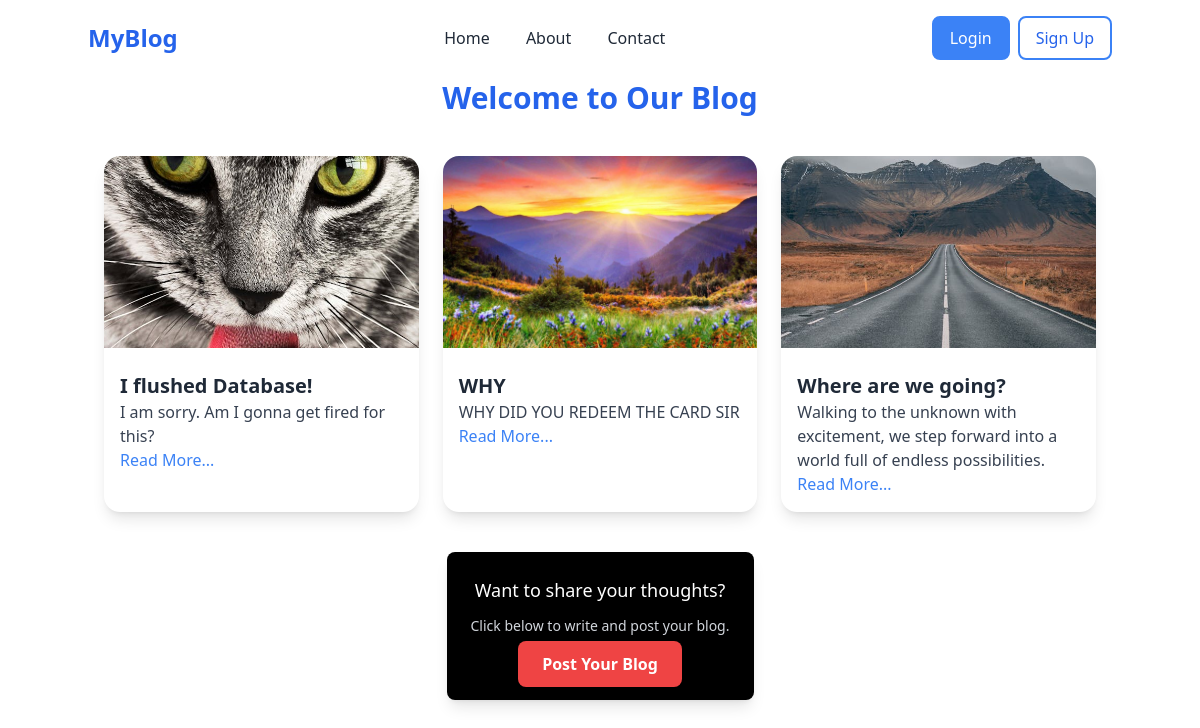
/, run on an earlier commit of the app's database.
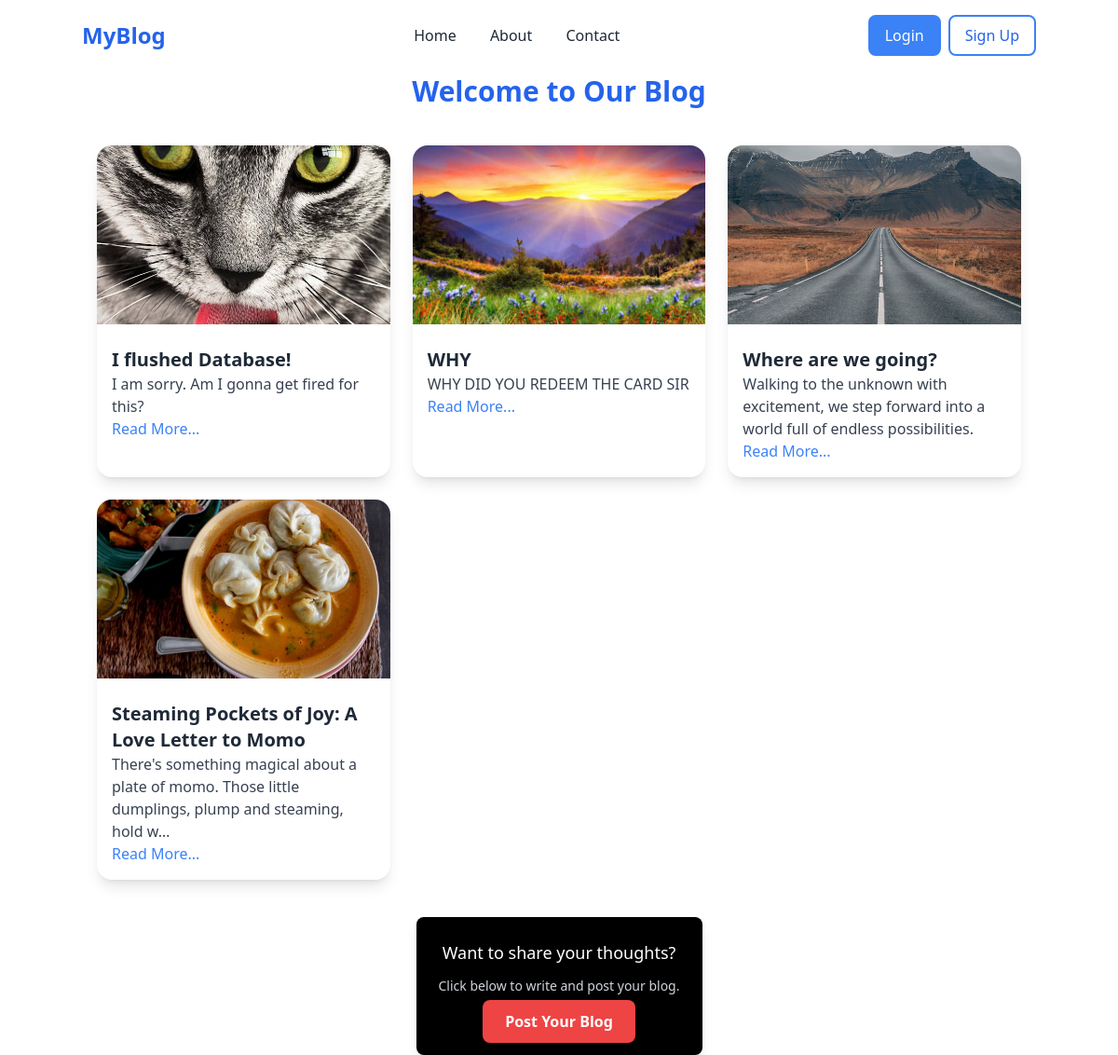
And on a later commit of the database.
### blog/models.py (models this page shows, shortened)
class Post(models.Model):
    title=models.CharField(max_length=200)
    content=models.TextField()
    author=models.CharField(max_length=100)
    created_at=models.DateTimeField(auto_now_add=True)
    updated_at=models.DateTimeField(auto_now=True)
    image = models.ImageField(upload_to='blog_images/', null=True, blank=True)

### blog/views.py (the view)
# urls.py: path('', views.home, name='home'),
def home(request):
    posts=Post.objects.all()
    return render(request,'home.html',{'posts':posts})

### blog/templates/home.html
{% extends 'base.html' %}
{% block content %}
<div class="container mx-auto pt-20 px-4">
    <h1 class="text-center text-3xl font-bold text-blue-600 mb-10">Welcome to Our Blog</h1>
    <div class="grid md:grid-cols-3 gap-6">
        {% for post in posts %}
        <div class="bg-white rounded-2xl shadow-lg overflow-hidden transition-transform transform hover:scale-105 hover:shadow-xl">
            {% if post.image %}
            <img src="{{ post.image.url }}" alt="Post Image" class="w-full h-48 object-cover">
            {% else %}
            <img src="https://via.placeholder.com/300" alt="No Image" class="w-full h-48 object-cover">
            {% endif %}
            <div class="p-4">
                <h2 class="text-xl font-semibold text-gray-800 mt-2">{{ post.title }}</h2>
                <p class="text-gray-700">{{ post.content|truncatechars:100 }}</p>
                <a href="{% url 'blog' post.id %}" class="text-blue-500 hover:underline">Read More...</a>
            </div>
        </div>
        {% empty %}
        <p class="col-span-3 text-center text-gray-500">No posts available.</p>
        {% endfor %}
    </div>
</div>
<div class="flex justify-center mt-10">
    <div class="bg-black text-white p-6 rounded-lg shadow-lg text-center">
        <p class="mb-3 text-lg">Want to share your thoughts?</p>
        <p class="text-gray-300 text-sm mb-4">Click below to write and post your blog.</p>
        <a href="{%url 'postblog' %}" class="bg-red-500 text-white px-6 py-3 rounded-lg font-bold shadow-md
           hover:bg-red-600 transform hover:scale-105 transition">
            Post Your Blog
        </a>
    </div>
</div>
{% endblock %}

What changed in the data, as far as the page shows it:
added Post: image (picture), title "Steaming Pockets of Joy: A Love Letter to Momo", content "There's something magical about a plate of momo. Those little dumplings, plump and steaming, hold w…"
